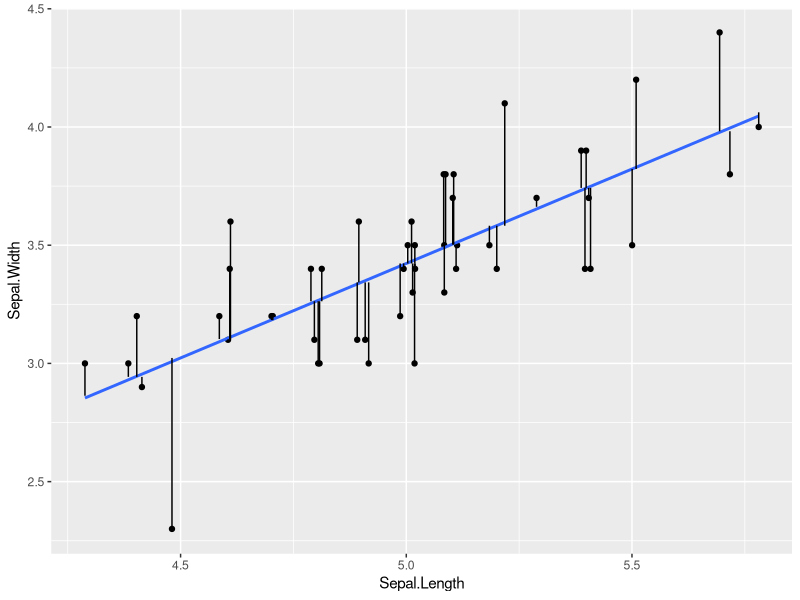
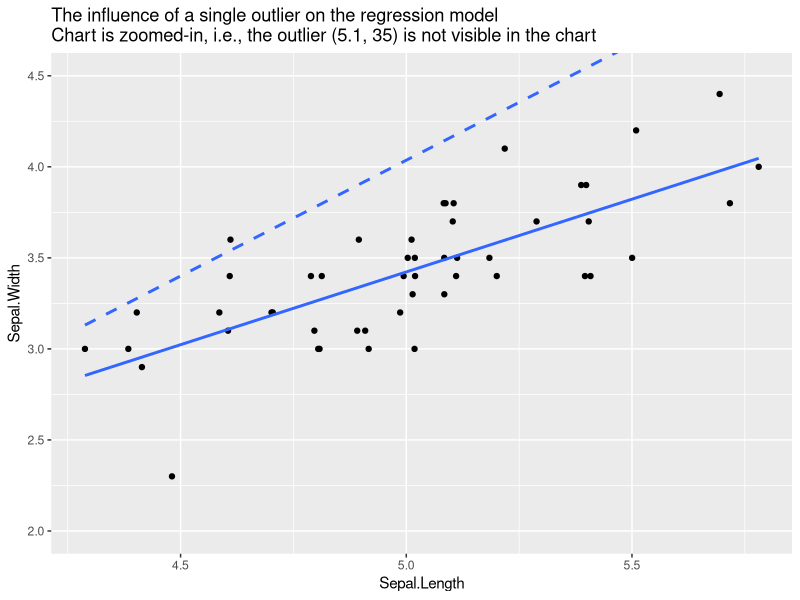

Write R code to recreate these figures, in order.
## ---- chunk 1
library(tidyverse)

iris_setosa <- iris %>%
  filter(Species == "setosa") %>%
  mutate(Sepal.Length = jitter(Sepal.Length))

setosa_lm = lm(data = iris_setosa,
               formula = Sepal.Width ~ Sepal.Length)

iris_lm_errors <- iris_setosa %>%
  mutate(Sepal.Width.pred = predict(setosa_lm, 
                                    newdata = iris %>% 
                                      filter(Species == "setosa")))

ggplot(iris_lm_errors, 
       aes(x=Sepal.Length, y=Sepal.Width)) + 
  geom_point() + stat_smooth(method = "lm", se = FALSE) + 
  geom_segment(aes(x = Sepal.Length, xend = Sepal.Length, y = Sepal.Width, yend = Sepal.Width.pred))

## ---- chunk 2

iris_lm_complete <- lm(data = iris, 
                       formula = Sepal.Width ~ Sepal.Length + Petal.Width + Petal.Length)

summary(iris_lm_complete)
  
## ---- chunk 3

iris_nonlm <- lm(data = iris %>% mutate(sqaured.Length = Sepal.Length^2),
                 formula = 
                   Sepal.Width ~ 
                   Sepal.Length + Petal.Length + Petal.Width + 
                   sqaured.Length + Petal.Length*Petal.Width + 
                   factor(Species))
summary(iris_nonlm)

## ---- chunk 4

iris_setosa_outlier <- iris_setosa %>%
  add_row(Sepal.Length = 5.1, Sepal.Width = 35, Petal.Length = 1.4, Petal.Width = 0.2, Species = "setosa")

ggplot(iris_setosa_outlier, aes(x = Sepal.Length, y = Sepal.Width)) + 
  geom_point() + stat_smooth(method = "lm", se = FALSE,
                             linetype = "dashed") + 
  stat_smooth(inherit.aes = FALSE,
              method = "lm", 
              data = iris_setosa, aes(x = Sepal.Length, y = Sepal.Width), 
              se = FALSE) + 
  coord_cartesian(ylim = c(2, 4.5)) + 
  ggtitle("The influence of a single outlier on the regression model\nChart is zoomed-in, i.e., the outlier (5.1, 35) is not visible in the chart")

